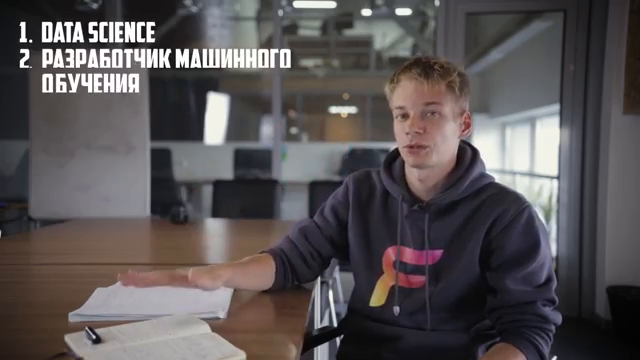
#> input picture frame 5 of Practise/Parsing/Audio/test.mp4, 640 x 360 px, given in place of video1.mp4, which was not available
$ jupyter execute --allow-errors DataSetPreparing.ipynb   (text cells are left out)
#> lines starting #> are read from the running program, lines starting #| are printed output that depends on the picture; after the words box and inside, x2 and y2 are one past the last pixel; in counts of white or black regions, pixels touching at a corner belong together; pictures that were not available may be replaced by others from this repository, and a replacement may not be noted
[cell 1]
import sys
import os
import subprocess
import json
import math

import vosk
import librosa
import numpy as np
import pandas as pd

[cell 2]
def extract_words(res):
    jres = json.loads(res)
    if not 'result' in jres:
        return []
    words = jres['result']
    return words

[cell 3]
def transcribe_words(recognizer, bytes):
    result = []

    chunk_size = 4000
    for chunk_no in range(math.ceil(len(bytes) / chunk_size)):
        start = chunk_no * chunk_size
        end = min(len(bytes), (chunk_no + 1) * chunk_size)
        data = bytes[start : end]

        if recognizer.AcceptWaveform(data):
            words = extract_words(recognizer.Result())
            result += words
    result += extract_words(recognizer.FinalResult())

    return result

[cell 4]
def get_info(input_path, out_path, model_path='vosk-model-small-ru-0.4'):
#> called with input_path = '../audio.wav', out_path = 'out1.csv', model_path = 'vosk-model-small-ru-0.4'
    vosk.SetLogLevel(-1)
#> (this line was passed over: vosk is not available in this run)

    sample_rate = 16000
    audio, sr = librosa.load(input_path, sr=sample_rate)

    int16 = np.int16(audio * 32768).tobytes()

    model = vosk.Model(model_path)
    recognizer = vosk.KaldiRecognizer(model, sample_rate)

    res = transcribe_words(recognizer, int16)
    df = pd.DataFrame.from_records(res)
    df = df.sort_values('start')

    df.to_csv(out_path, index=False)
    return df

#> (a cell that did not finish here is left out)

#> (a cell that did not finish here is left out)

[cell 7]
import moviepy.editor as ed
from moviepy.video.io.ffmpeg_tools import ffmpeg_extract_subclip

#> (a cell that did not finish here is left out)

[cell 9]
word_dict = {}

#> (a cell that did not finish here is left out)

#> (a cell that did not finish here is left out)

[cell 12]
for i in range(ord('а'), ord('я') + 1):
    os.mkdir(f'Dataset/{chr(i)}')

[cell 13]
for key in word_dict:
    os.mkdir(f'Dataset/{key[0]}/{key}')

[cell 14]
video_path = '../video1.mp4'
#> (the rest of this cell did not finish here and is left out)

[cell 15]
for key in word_dict:
    for index, word in enumerate(word_dict[key]):
        ffmpeg_extract_subclip(video_path, word[0], word[1],
                               f'Dataset/{key[0]}/{key}/{index}.mp4')

[cell 16]
import cv2

[cell 17]
cap = cv2.VideoCapture('../video1.mp4')
mouth_cascade = cv2.CascadeClassifier('../../OpenCV/Cascades/Mouth.xml')

# [6 lines of commented-out code are left out]
while True:
    ret, img = cap.read()
#> img is the input picture: shape (360, 640, 3); mean B, G, R 84.8, 83.3, 88.6
    if not ret:
        break

    gray = cv2.cvtColor(img, cv2.COLOR_BGR2GRAY)
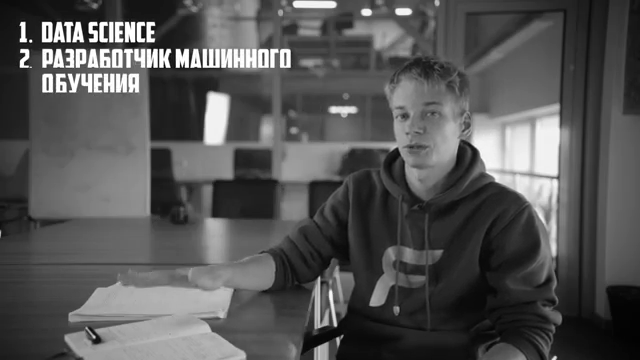
#> gray: shape (360, 640); min 0, max 255, mean 85
    mouth = mouth_cascade.detectMultiScale(gray, 1.4, 20)
#> mouth = ()

    croped_img = None
    for (x, y, w, h) in mouth:
        croped_img = img[y:y+h, x:x+w]
#> this loop made 0 passes

    print('Okey')
    if croped_img is None:
        continue

    cv2.imshow('test', croped_img)
#     out.write(croped_img)
    if cv2.waitKey(1) & 0xFF == ord('q'):
        break

cap.release()
cv2.destroyAllWindows()

#> (a cell that did not finish here is left out)

[cell 19]
cap = cv2.VideoCapture('../video1.mp4')
mouth_cascade = cv2.CascadeClassifier('../../OpenCV/Cascades/Mouth.xml')

while True:
    ret, img = cap.read()
    if not ret:
        break

    cv2.imshow('img', img)
    gray = cv2.cvtColor(img, cv2.COLOR_BGR2GRAY)
    mouth = mouth_cascade.detectMultiScale(gray, 1.4, 5)
#> mouth = [[403, 143, 25, 15]]

    for (x, y, w, h) in mouth:
        cv2.rectangle(img, (x, y), (x + w, y + h), (255, 255, 0), 2)
#> this loop made 1 pass
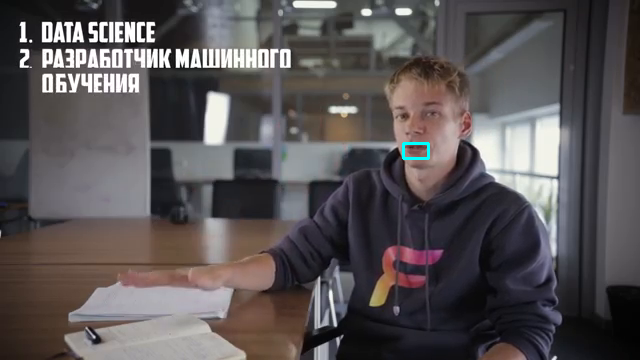
#> img: shape (360, 640, 3); 0.1% of pixels changed, all inside (x1, y1, x2, y2) = (402, 142, 430, 160)

    if cv2.waitKey(1) & 0xFF == ord('q'):
#> (key q is pressed here)
        break

cap.release()
cv2.destroyAllWindows()

[cell 20]
cam = cv2.VideoCapture('../video1.mp4')
mouth_cascade = cv2.CascadeClassifier('../../OpenCV/Cascades/Mouth.xml')
face_cascade = cv2.CascadeClassifier('/home/alexey_kozlovsky/opencv/data/haarcascades/haarcascade_frontalface_default.xml')

settings = {
    'scaleFactor': 1.3,
    'minNeighbors': 3,
    'minSize': (50, 50),
}

x_, y_, w_, h_ = None, None, None, None
while True:
    ret, img = cam.read()
    if not ret:
        break

    gray = cv2.cvtColor(img, cv2.COLOR_BGR2GRAY)
    faces = face_cascade.detectMultiScale(gray, **settings)
#> faces = [[261, 158, 89, 89]]

    for (x, y, w, h) in faces:
        x_, y_, w_, h_ = x, y, w, h
#> this loop made 1 pass
#> (x, y, w, h, x_, y_, w_, h_) on pass 1: (261, 158, 89, 89, 261, 158, 89, 89)


while True:
    ret, img = cam.read()

    if not ret:
        break

    gray = cv2.cvtColor(img, cv2.COLOR_BGR2GRAY)
    face = face_cascade.detectMultiScale(img, 1.5, 5, flags=cv2.CASCADE_SCALE_IMAGE,
                                        minSize=(20, 20))

    for (x, y, w, h) in face:
        cv2.rectangle(img, (x, y), (x + w, y + h), (255, 0, 0), 2)
        cropped_img = gray[y:y+h, x:x+w]

        mouth = mouth_cascade.detectMultiScale(cropped_img, 1.2, 5)
        for (x1, y1, w1, h1) in mouth:
            cv2.rectangle(img, (x + x1, y + y1), (x + x1 + w1, y + y1 + h1), (0, 255, 0), 2)
#     for (x, y, w, h) in mouth:
#         cv2.rectangle(img, (x, y), (x + w, y + h), (255, 255, 0), 2)


    cv2.imshow('cam', img)
    if cv2.waitKey(1) & 0xFF == ord('q'):
        break

cam.release()
cv2.destroyAllWindows()

[cell 21]
settings = {
    'scaleFactor': 1.3,
    'minNeighbors': 3,
    'minSize': (50, 50),
}

[cell 22]
def rotate_img(img, ang):
    if ang == 0:
        return img
    height, width = img.shape[:2]
    rot_matrix = cv2.getRotationMatrix2D((width/2), (height/2), ang)
    result = cv2.warpAffine(img, rot_matrix, (width, height), flags=cv2.INTER_LINEAR)
    return result

[cell 23]
def rotate_point(pos, img, ang):
    if ang == 0:
        return pos
    x = pos[0] - img.shape[1] * 0.4
    y = pos[1] - img.shape[0] * 0.4
    new_x = x * np.cos(np.radians(ang)) + y * np.sin(np.radians(ang)) + x
    new_y = -x * np.sin(np.radians(ang)) + y * np.cos(np.radians(ang)) + y
    return int(new_x), int(new_y), pos[2], pos[3]

[cell 24]
cap = cv2.VideoCapture('../video1.mp4')
face = cv2.CascadeClassifier('/home/alexey_kozlovsky/opencv/data/haarcascades/haarcascade_frontalface_alt2.xml')

while True:
    ret, img = cap.read()
    if not ret:
        break

    for ang in [0, -25, 25]:
        rimg = rotate_img(img, ang)
        detected = face.detectMultiScale(rimg, **settings)
        if len(detected):
            detected = [rotate_point(detected[-1], img, -ang)]
            break
#> this loop made 1 pass
#> detected on pass 1: [[378, 86, 75, 75]]

    for (x, y, w, h) in detected[-1:]:
        cv2.rectangle(img, (x, y), (x + w, y + h), (255, 0, 0), 2)
#> this loop made 1 pass
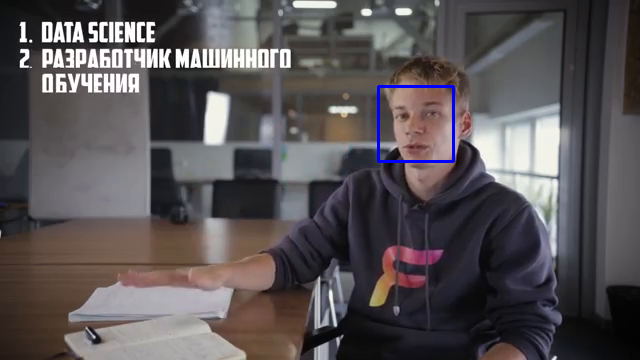
#> img: shape (360, 640, 3); 0.39% of pixels changed, all inside (x1, y1, x2, y2) = (377, 85, 455, 163)

    cv2.imshow('facedetect', img)

    if cv2.waitKey(1) & 0xFF == ord('q'):
#> (key q is pressed here)
        break

cap.release()
cv2.destroyAllWindows()

[cell 25]
cv2.CASCADE_SCALE_IMAGE
#> Out = 2

[cell 26]
cap = cv2.VideoCapture('../video1.mp4')
mouth_cascade = cv2.CascadeClassifier('../../OpenCV/Cascades/Mouth.xml')
face_cascade = cv2.CascadeClassifier('/home/alexey_kozlovsky/opencv/data/haarcascades/haarcascade_frontalface_default.xml')

settings = {
    'scaleFactor': 2,
    'minNeighbors': 3,
    'minSize': (50, 50),
}

x_, y_, w_, h_ = None, None, None, None
while True:
    ret, img = cap.read()
    if not ret:
        break

    gray = cv2.cvtColor(img, cv2.COLOR_BGR2GRAY)
    faces = face_cascade.detectMultiScale(gray, **settings)
#> faces = ()

    for (x, y, w, h) in faces:
        x_, y_, w_, h_ = x, y, w, h
        break
    if len(faces):
        break

cap = cv2.VideoCapture('../video1.mp4')
x_current, y_current, w_current, h_current = 0, 0, 0, 0

#> (the rest of this cell did not finish here and is left out)

#> (a cell that did not finish here is left out)

#> (a cell that did not finish here is left out)

[cell 29]
word_dict = {}
#> (the rest of this cell did not finish here and is left out)

[cell 30]
cap = cv2.VideoCapture('../video1.mp4')
fps = cap.get(cv2.CAP_PROP_FPS)
#> fps = 25
millis = cap.get(cv2.CAP_PROP_FRAME_COUNT)
#> millis = 52
cap.release()

[cell 31]
cap = cv2.VideoCapture('../video1.mp4')
cap.set(cv2.CAP_PROP_POS_MSEC, 1000)
print(cap.get(cv2.CAP_PROP_POS_FRAMES))
#| 10.0

[cell 32]
word_dict

[cell 33]
cam = cv2.VideoCapture(0)
face_cascade = cv2.CascadeClassifier('/home/alexey_kozlovsky/opencv/data/haarcascades/haarcascade_frontalface_default.xml')

while True:
    ret, img = cam.read()
    if not ret:
        break

    gray = cv2.cvtColor(img, cv2.COLOR_BGR2GRAY)
    faces = face_cascade.detectMultiScale(gray, 1.5, 10)

    for (x, y, w, h) in faces:
        cv2.imshow('face', img[y:y+h, x:x+w])

    cv2.imshow('img', img)

    if cv2.waitKey(1) & 0xFF == ord('q'):
#> (key q is pressed here)
        break

cam.release()
cv2.destroyAllWindows()

[cell 34]
test = {'word': ['sdf', 'sdfdsf'], 'start' : 12, 'end' : 19}

[cell 35]
for i, word in enumerate(test['word']):
    print(i, word)
